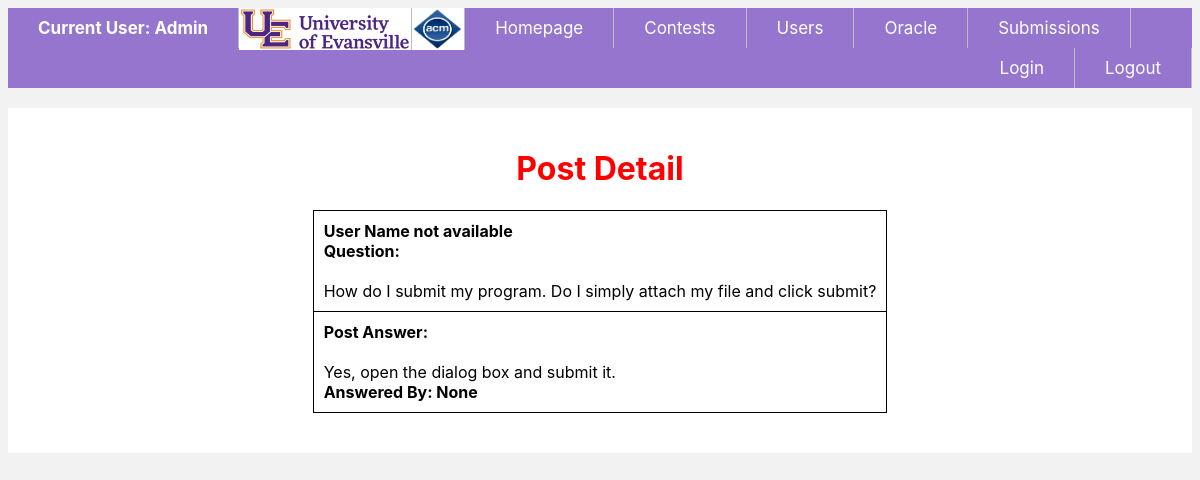
The app's page /oracle/22/ (signed in) with its own data.
### users/models.py (models this page shows, shortened)
class CustomUser(AbstractBaseUser):
    userName        = models.CharField(max_length = 30, unique = True)
    userNameDetail  = models.CharField(max_length = 50, null = True, blank = True)
    userType        = models.CharField(max_length=20,
                                    choices = user_choices,
                                    default = user_choices[1])
    participatingIn  = models.ManyToManyField(Contest, blank = True)
    date_joined     = models.DateTimeField(blank = True, null = True)
    last_login      = models.DateTimeField(blank = True, null = True)
    admin        = models.BooleanField(default = False)
    active       = models.BooleanField(default = True)
    staff        = models.BooleanField(default = False)
    is_superuser    = models.BooleanField(default = False)
    USERNAME_FIELD = 'userName'
    REQUIRED_FIELDS = ['userType', 'password']
    objects = MyAccountManager()

### oracle/models.py (models this page shows, shortened)
class OraclePost(models.Model):
    postQuestion        = models.TextField(max_length = 500, null = False)
    postAnswer          = models.TextField(max_length = 500, null = True)
    postTime            = models.DateTimeField(auto_now_add=True)
    postUser            = models.ForeignKey(settings.AUTH_USER_MODEL, related_name = 'postedBy', on_delete = models.SET_NULL, null = True, blank = True)
    postAnswerer        = models.ForeignKey(settings.AUTH_USER_MODEL, related_name = 'answeredBy', on_delete = models.SET_NULL, null = True, blank = True)
    isAnswered          = models.BooleanField(default = False)

### oracle/views.py (the view)
# urls.py: path('<int:id>/', PostDetailView.as_view(), name = 'post-detail'),
@class_view_decorator(custom_login_required)
class PostDetailView(DetailView):
    template_name = 'oracle/detail_post.html'
    queryset = OraclePost.objects.all()
    def get_object(self):
        id_ = self.kwargs.get("id")
        return get_object_or_404(OraclePost, id = id_)

### oracle/templates/oracle/detail_post.html
{% extends 'base.html' %}
{% block content %}
{% load static %}
<link rel = "stylesheet" type = "text/css" href = "{% static 'css/style_detail.css' %}" />
<div class = "detailcontainer">
<h1>Post Detail</h1>
<table>
    <tr>
        <td>
            <b>
    {% if object.postUser != None and object.postUser != " " %}
        Posted By: {{ object.postUser }}
    {% else %}
        User Name not available
    {% endif %}
        <br>
        Question: </b><br><br>{{ object.postQuestion }}</td></tr>
    <tr><td>
        {% if object.postAnswer != None and object.postAnswer != "" %}
        <b>Post Answer:</b><br><br>{{ object.postAnswer }}<br>
        <b>Answered By: {{ object.postAnswerer }}</b>
    {% else %}
        <b>
            Post Not answered yet
        </b>
    {% endif %}</td></tr>
</table>
</div>
{% endblock %}

### contest/templates/navbar.html
{% load static %}
<nav>
    <link rel = "stylesheet" type = "text/css" href = "{% static 'css/navbar_style.css' %}" />
    <div id = "menu">
        <ul>
            <li id = "user">
            {% if request.user.userName != None and request.user.userName != "" %}
                        Current User: {{ request.user.userName }}
                    {% else %}
                        Current User: No User Logged In
            {% endif %}
            </li>
            <li><img src = "{% static 'logo/UElogo.jpg' %}" class = "logo1"/></li>
            <li><img src = "{% static 'logo/ACMlogo.png' %}" class = "logo"/></li>
            <li class="{% ifequal request.path '/home/'%} active {% endifequal%}">
                <a href="{% url 'home:homepage-view' %}"> Homepage</a>
            </li>
            <li class="{% if 'contests' in request.build_absolute_uri %} active {% endif%}">
                <a href="{% url 'contests:contest-list' %}"> Contests </a>
            </li>
            <li class="{% if 'users' in request.build_absolute_uri %} active {% endif%}">
                <a href="{% url 'users:user-list' %}"> Users </a>
            </li>
            <li class="{% ifequal request.path '/oracle/'%} active {% endifequal%}">
                <a href="{% url 'oracle:posts-list' %}"> Oracle </a>
            </li>
            <li class="{% ifequal request.path '/submission/'%} active {% endifequal%}">
                <a href="{% url 'submission:submission-list' %}"> Submissions </a>
            </li>
            <li style = "float:right"><a href="{% url 'login:logout-page' %}"> Logout </a></li>
            <li class="{% ifequal request.path '/login/'%} active {% endifequal%}"  style = "float:right">
                <a href="{% url 'login:login-page' %}"> Login </a>
            </li>
        </ul>
    </div>
</nav>

### static/css/navbar_style.css (style rules this page uses)
html { background-color: #f2f2f2; font-family: -apple-system, BlinkMacSystemFont, 'Segoe UI', Roboto, Oxygen, Ubuntu, Cantarell, 'Open Sans', 'Helvetica Neue', sans-serif; }
#menu { background-color: white; }
h1 { color:red; }
#menu a { text-decoration: none; display: block; }
#menu ul { list-style-type: none; margin: 0; padding: 0; overflow: hidden; background-color: #9575cd; }
#user { padding: 10px 30px; font-weight: bold; text-transform: capitalize; color: white; }
#menu li { display: block; float: left; text-align: center; border-right: 1px solid #bbb; font-size: 17px; }
#menu li a { color: white; float: left; text-align: center; padding: 10px 30px; text-decoration: none; }
.logo { display: inline-block; vertical-align: top; width: 50px; height: 40px; border: 1px solid white; }
.logo1 { display: inline-block; vertical-align: top; width: 170px; height: 40px; border: 1px solid white; }

### static/css/style_detail.css (style rules this page uses)
.detailcontainer { position: relative; background-color: white; text-align: center; margin-top: 20px; padding: 20px; }
table { border: 1px solid black; font-size: 16px; border-spacing: 10px; border-collapse: collapse; margin-top: 20px; margin-bottom: 20px; margin-left: auto; margin-right: auto; }
td, th { border: 1px solid black; vertical-align: top; text-align: left; padding: 10px; }

### records on screen
CustomUser: user.userName "Admin"
OraclePost: postQuestion "How do I submit my program. Do I simply attach my file and click submit?", postAnswer "Yes, open the dialog box and submit it.", postAnswerer "None"
